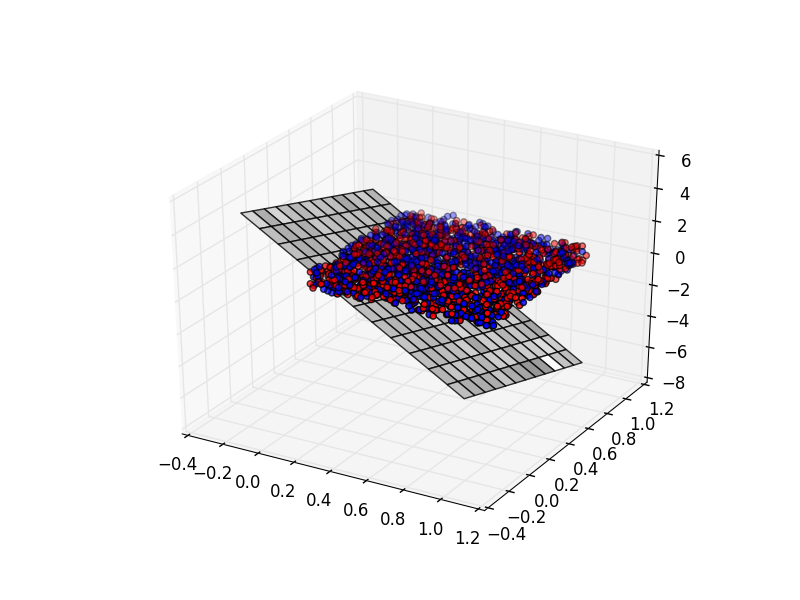

This figure's Python source:
import numpy as np
import matplotlib.pyplot as plt
from mpl_toolkits.mplot3d import Axes3D

def getViolatedConstraint(x, y, w):
	constraints = x.dot(w)
	violatedIndex = None
	violatedLabel = None
	count = 0
	for index, (constraint, label) in enumerate(zip(constraints, y)):
		if (label == 1 and constraint < 0) or (label == -1 and constraint >= 0):
			violatedIndex = index
			violatedLabel = label
			count += 1
	if(not violatedLabel):
		return None
	return (violatedIndex, violatedLabel, count)

dataPoints = np.empty([0,3])
labels = np.empty([0,1])

with open('classification.txt', 'rb') as inputFile:
	for line in inputFile:
		line = line.decode('utf-8')
		line = line.strip()
		floatVals = [float(val) for val in line.split(',')]
		dataPoints = np.vstack([dataPoints, floatVals[0:3]])
		labels = np.vstack([labels, floatVals[4]])

dataPoints = np.append(np.ones([dataPoints.shape[0],1]), dataPoints, axis=1)
parameters = np.random.rand(dataPoints.shape[1], 1) - 0.5


violated = getViolatedConstraint(dataPoints, labels, parameters)
iterations = range(0, 7000)
bestParams = []
leastViolatedConstraints = np.inf
violatedConstraints = []
alpha = 0.01
for val in iterations:
	print(val)
	index, y, numViolated = violated
	print(numViolated)
	violatedConstraints.append(numViolated)
	point = dataPoints[index, ]
	point = np.reshape(point, (point.shape[0], 1))
	# alpha = 0.0001 * numViolated
	parameters = parameters + alpha * y * point
	if(numViolated < leastViolatedConstraints):
		bestParams = parameters
		leastViolatedConstraints = numViolated
	violated = getViolatedConstraint(dataPoints, labels, parameters)

print(bestParams)
print(leastViolatedConstraints)

fig = plt.figure(1)
ax = fig.add_subplot(111, projection='3d')
xSurf, ySurf = [val / 100.0 for val in np.meshgrid(range(-20, 100), range(-20,100))]
zSurf = (bestParams[1] * xSurf + bestParams[2] * ySurf + bestParams[0]) / (-1 * bestParams[3])
colors = ['r' if label < 0 else 'b' for label in labels]
ax.plot_surface(xSurf, ySurf, zSurf, color='w', alpha = 0.8)
ax.scatter(dataPoints[:, 1], dataPoints[:, 2], dataPoints[:, 3], c = colors)

plt.figure(2)
plt.step(iterations, violatedConstraints)
plt.show()
